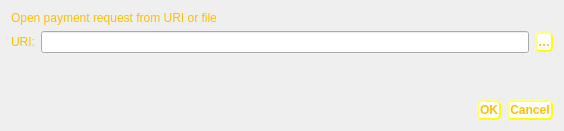
<?xml version="1.0" encoding="UTF-8"?>
<ui version="4.0">
 <class>OpenURIDialog</class>
 <widget class="QDialog" name="OpenURIDialog">
  <property name="geometry">
   <rect>
    <x>0</x>
    <y>0</y>
    <width>564</width>
    <height>131</height>
   </rect>
  </property>
  <property name="windowTitle">
   <string>Open URI</string>
  </property>
  <property name="styleSheet">
   <string notr="true">QWidget#OpenURIDialog { background-image: url(:/icons/Background);}
QLabel {color: #FFBF00;}
QRadioButton {color: #FFBF00;}
QCheckBox {color: #FFBF00;}
QPushButton {background-color: white;
    border-style: outset;
    border-width: 2px;
    border-radius: 5px;
    border-color: yellow;
    font: bold 12px;
    min-width: 6em;
    padding: 1px;
	color: #FFBF00
}</string>
  </property>
  <layout class="QVBoxLayout" name="verticalLayout">
   <item>
    <widget class="QLabel" name="label_2">
     <property name="text">
      <string>Open payment request from URI or file</string>
     </property>
    </widget>
   </item>
   <item>
    <layout class="QHBoxLayout" name="horizontalLayout">
     <item>
      <widget class="QLabel" name="label">
       <property name="text">
        <string>URI:</string>
       </property>
      </widget>
     </item>
     <item>
      <widget class="QValidatedLineEdit" name="uriEdit"/>
     </item>
     <item>
      <widget class="QPushButton" name="selectFileButton">
       <property name="toolTip">
        <string>Select payment request file</string>
       </property>
       <property name="text">
        <string notr="true">…</string>
       </property>
       <property name="autoDefault">
        <bool>false</bool>
       </property>
      </widget>
     </item>
    </layout>
   </item>
   <item>
    <spacer name="verticalSpacer">
     <property name="orientation">
      <enum>Qt::Vertical</enum>
     </property>
     <property name="sizeHint" stdset="0">
      <size>
       <width>20</width>
       <height>40</height>
      </size>
     </property>
    </spacer>
   </item>
   <item>
    <widget class="QDialogButtonBox" name="buttonBox">
     <property name="orientation">
      <enum>Qt::Horizontal</enum>
     </property>
     <property name="standardButtons">
      <set>QDialogButtonBox::Cancel|QDialogButtonBox::Ok</set>
     </property>
    </widget>
   </item>
  </layout>
 </widget>
 <customwidgets>
  <customwidget>
   <class>QValidatedLineEdit</class>
   <extends>QLineEdit</extends>
   <header>qvalidatedlineedit.h</header>
  </customwidget>
 </customwidgets>
 <resources/>
 <connections>
  <connection>
   <sender>buttonBox</sender>
   <signal>accepted()</signal>
   <receiver>OpenURIDialog</receiver>
   <slot>accept()</slot>
   <hints>
    <hint type="sourcelabel">
     <x>248</x>
     <y>254</y>
    </hint>
    <hint type="destinationlabel">
     <x>157</x>
     <y>274</y>
    </hint>
   </hints>
  </connection>
  <connection>
   <sender>buttonBox</sender>
   <signal>rejected()</signal>
   <receiver>OpenURIDialog</receiver>
   <slot>reject()</slot>
   <hints>
    <hint type="sourcelabel">
     <x>316</x>
     <y>260</y>
    </hint>
    <hint type="destinationlabel">
     <x>286</x>
     <y>274</y>
    </hint>
   </hints>
  </connection>
 </connections>
</ui>
